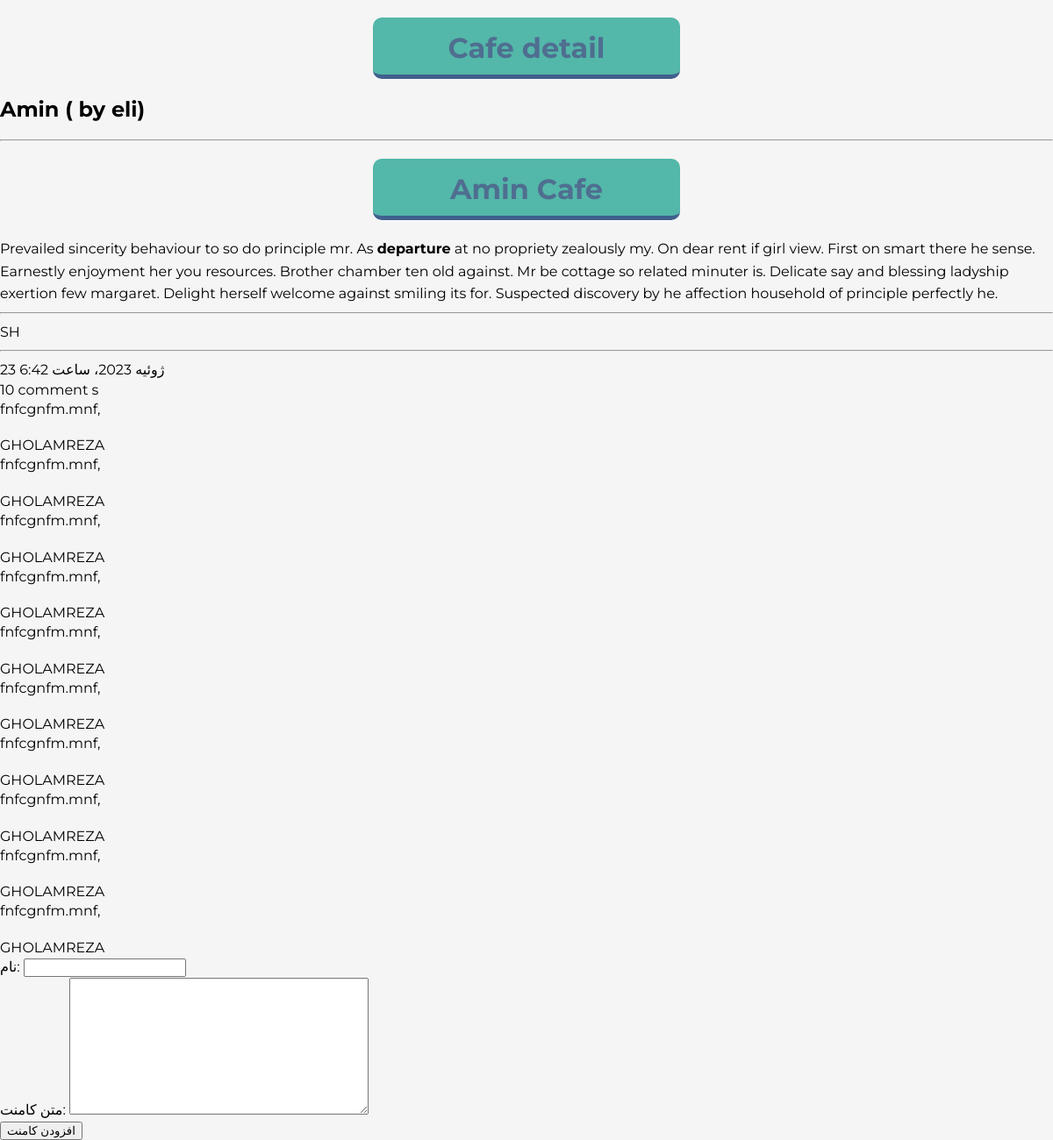
/business/cafe/3, run on the app's committed database.
### business/models.py (models this page shows, shortened)
class Cafe(models.Model):
    class Cities(models.TextChoices):
        SHIRAZ = 'SH', 'SHIRAZ'
        NEWYORK = 'NY', 'NEWYORK'
        MANCHESTER = 'MN', 'MANCHESTER'
    class Status(models.TextChoices):
        OPEN = 'OP', 'Open'
        CLOSE = 'CL', 'Close'
    manager = models.ForeignKey(User, on_delete=models.CASCADE, related_name='costumer_cafe')
    name = models.CharField(max_length=250)
    description = models.TextField()
    slug = models.SlugField(max_length=250)
    status = models.CharField(max_length=2, choices=Status.choices, default=Status.CLOSE)
    city = models.CharField(max_length=25, choices=Cities.choices, default=Cities.SHIRAZ)
    address = models.CharField(max_length=100)
    publish = models.DateTimeField(default=timezone.now)
    create = models.DateTimeField(auto_now_add=True)
    update = models.DateTimeField(auto_now=True)
    objects = models.Manager()
    opened = OpenManager()
    class Meta:
        ordering = ['-publish']
        indexes = [
            models.Index(fields=['-publish'])
        ]
        verbose_name = 'کافه'
        verbose_name_plural = 'کافه ها'

class Comment(models.Model):
    cafe = models.ForeignKey(Cafe, on_delete=models.CASCADE, related_name="comments", verbose_name="کافه")
    name = models.CharField(max_length=250, verbose_name="نام")
    body = models.TextField(verbose_name="متن کامنت")
    created = models.DateTimeField(auto_now_add=True, verbose_name="تاریخ ایجاد")
    active = models.BooleanField(default=False, verbose_name="وضعیت")
    class Meta:
        ordering = ['created']
        indexes = [
            models.Index(fields=['created'])
                   ]
        verbose_name = 'کامنت'
        verbose_name_plural = 'کامنت ها'

### business/views.py (the view)
# urls.py: path('cafe/<int:id>', views.cafe_detail, name='cafe_detail'),
def cafe_detail(request, id):
    cafe = get_object_or_404(Cafe, id=id, status=Cafe.Status.OPEN)
    comments = cafe.comments.filter(active=True)
    form = CommentForm()
    context = {
        'cafe': cafe,
        'form': form,
        'comments': comments
    }
    return render(request, 'business/detail.html', context)

### business/forms.py (shortened to what this page needs)
class CommentForm(forms.ModelForm):
    class Meta:
        model = Comment
        fields = ['name', 'body']

### business/templatetags/cafe_tags.py (called while the page is built)
@register.filter(name='markdown')
def to_markdown(text):
    return mark_safe(markdown(text))

### business/templates/business/detail.html (shortened to what this page needs)
{% extends 'parent/base.html' %}
{% load cafe_tags %}
{% block content %}
    <h1>Cafe detail</h1>
        <h2>{{ cafe.name }} ( by {{ cafe.manager }})</h2>
        <hr>
        <p>{{ cafe.description | markdown }}</p>
        <hr>
        <p>{{ cafe.city }}</p>
    <hr>
    <p>{{ cafe.publish }}</p>
    <div>
    {% with comments.count as cm_count %}
        {{ cm_count }} comment {{ cm_count | pluralize }}
    </div>
    <div>
        {% for cm in comments %}
            {{ cm.body | linebreaks }}
            <br>
            {{ cm.name }}
            {% empty %}
            کامنتی وجود ندارد!
        {% endfor %}
    </div>
    {% endwith %}
    <form method="POST" action="{% url 'business:cafe_comment' cafe.id %}">
       {{ form.as_p }}
       <input type="submit" value="افزودن کامنت">
    </form>
{% endblock %}

### business/static/css/base.css (style rules this page uses)
* { box-sizing: border-box; }
body { --h: 212deg; --l: 43%; --brandColor: hsl(var(--h), 71%, var(--l)); font-family: Montserrat, sans-serif; margin: 0; background-color: whitesmoke; }
p { margin: 0; line-height: 1.6; }
h1 { width: 350px; height: 70px; background-color: #53b7a9; text-align: center; border-bottom: 5px solid #40608d; margin: 20px auto; padding: 15px; border-radius: 10px; color: rgba(75, 8, 110, 0.41); }

### data on the page
Cafe: name "Amin", manager "eli", description "Amin Cafe Prevailed sincerity behaviour to so do principle mr. As departure at no propriety zealously my. On dear rent if girl view. First on smart there he sense. Earnestly enjoyment her you resources. Brother chamber ten old against. Mr be cottage so related minuter is. Delicate say and blessing ladyship exertion few margaret. Delight herself welcome against smiling its for. Suspected discovery by he affection household of principle perfectly he.", city "SH", publish "23 ژوئیه 2023، ساعت 6:42"
Comment: body "fnfcgnfm.mnf,", name "GHOLAMREZA"
Comment: body "fnfcgnfm.mnf,", name "GHOLAMREZA"
Comment: body "fnfcgnfm.mnf,", name "GHOLAMREZA"
Comment: body "fnfcgnfm.mnf,", name "GHOLAMREZA"
Comment: body "fnfcgnfm.mnf,", name "GHOLAMREZA"
Comment: body "fnfcgnfm.mnf,", name "GHOLAMREZA"
Comment: body "fnfcgnfm.mnf,", name "GHOLAMREZA"
Comment: body "fnfcgnfm.mnf,", name "GHOLAMREZA"
Comment: body "fnfcgnfm.mnf,", name "GHOLAMREZA"
Comment: body "fnfcgnfm.mnf,", name "GHOLAMREZA"

### other printed values
{{ cm_count }} "10"
{{ cm_count | pluralize }} "s"
